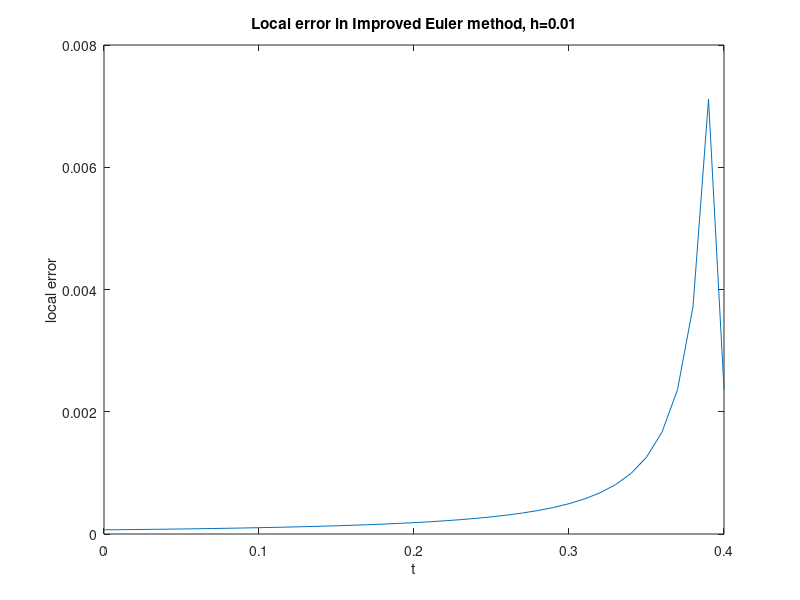
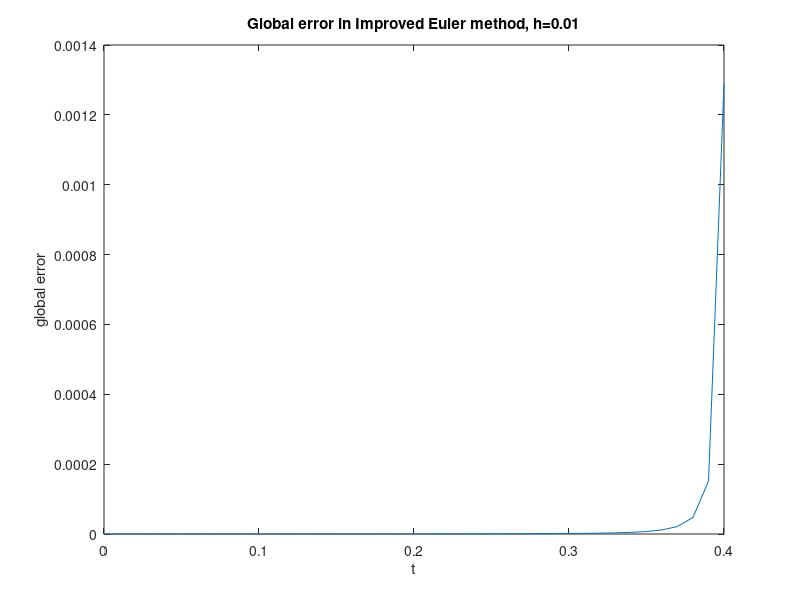
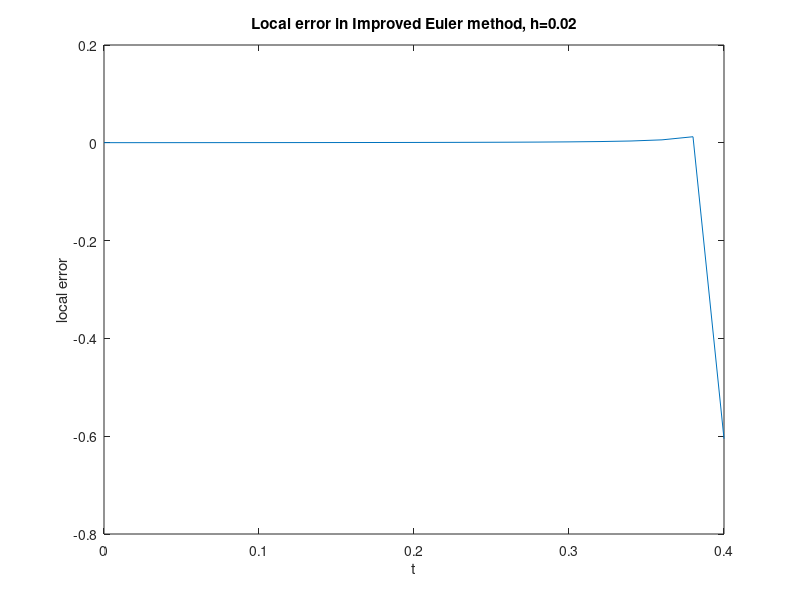
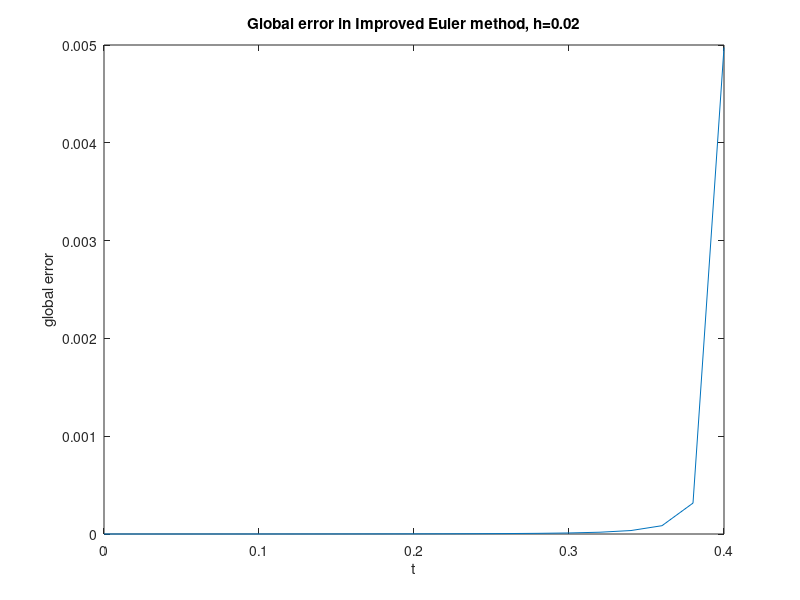

Write MATLAB code to recreate these figures, in order.
clear all
k=1;
for h=[0.0025,0.005,0.01,0.02,0.04,0.08,0.16]
    %set initial conditions
    x(1)=0.1;
    ge(1)=0;
    fu(1)=10/9;
    dfu(1)=100/81;
    d2fu(1)=2000/729;
    d3fu(1)=20000/2187;
    d4fu(1)=800000/19683;
    i=2;
    %calculate values at each point
    for t=h:h:0.4
        xhold=x(i-1)+h*(1/(1-x(i-1)));
        x(i)=x(i-1)+(h/2)*((1/(1-x(i-1)))+(1/(1-xhold)));
        fu(i)=1/(1-x(i));
        dfu(i)=1/((x(i)-1)^2);
        d2fu(i)=2/((x(i)-1)^3);
        d3fu(i)=6/((x(i)-1)^4);
        d4fu(i)=24/((x(i)-1)^5);
        ge(i)=abs((1-sqrt(0.81-2*t))-x(i));
        i=i+1;
    end
    %calculate local error
    le=abs((h^2)*(1/2)*(fu.*dfu))+((1/4)*(h^3)*(fu.^2).*d2fu)+((1/12)*(h^4)*(fu.^3).*d3fu)+((1/48)*(h^5)*(fu.^4).*d4fu);
    %take middle point of global and local errors to find scaling for h
    lex(k)=le(ceil(end/2));
    gex(k)=ge(ceil(end/2));
    k=k+1;
    %plot for h=0.01 & h=0.02
    if h==0.01||h==0.02
        plot(0:h:0.4,le);
        title(['Local error in Improved Euler method, h=',num2str(h)]);
        xlabel('t');
        ylabel('local error');
        print('-dpng',['imp_euler_le_h_',num2str(h),'.png']);
        clf
        plot(0:h:0.4,ge);
        title(['Global error in Improved Euler method, h=',num2str(h)]);
        xlabel('t');
        ylabel('global error');
        print('-dpng',['imp_euler_ge_h_',num2str(h),'.png']);
    end
    clf
    clear x ge fu dfu d2fu d3fu d4fu i le
end
%plot local/global errors against h, and loglog to determine scaling
plot([0.0025,0.005,0.01,0.02,0.04,0.08,0.16],lex,'r')
title('Midpoint local error for Improved Euler Method for changing h')
xlabel('h')
ylabel('Midpoint local error')
print('-dpng',['imp_euler_le_scaling','.png']);
clf
loglog([0.0025,0.005,0.01,0.02,0.04,0.08,0.16],lex,'r')
title('Ln Midpoint local error for Improved Euler Method for changing h')
xlabel('ln h')
ylabel('ln Midpoint local error')
print('-dpng',['imp_euler_ln_le_scaling','.png']);
clf
plot([0.0025,0.005,0.01,0.02,0.04,0.08,0.16],gex,'r')
title('Midpoint global error for Improved Euler Method for changing h')
xlabel('h')
ylabel('Midpoint global error')
print('-dpng',['imp_euler_ge_scaling','.png']);
clf
loglog([0.0025,0.005,0.01,0.02,0.04,0.08,0.16],gex,'r')
title('ln Midpoint global error for Improved Euler Method for changing h')
xlabel('ln h')
ylabel('ln Midpoint global error')
print('-dpng',['imp_euler_ln_ge_scaling','.png']);